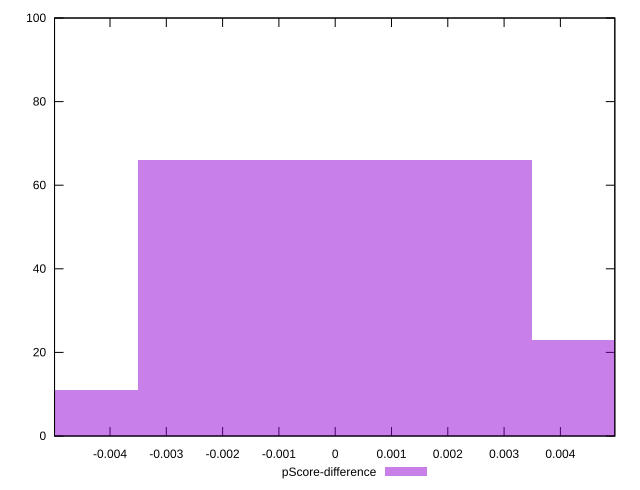

Generate this figure with gnuplot:
reset

$pScoreDifference <<EOF
0.007009152090963915 23
0 66
-0.007009152090963915 11
EOF

set key outside below
set boxwidth 0.007009152090963915
set xrange [-0.004985470121786517:0.004966989643914177]
set yrange [0:100]
set trange [0:100]
set style fill transparent solid 0.5 noborder
set terminal svg size 640, 490 enhanced background rgb 'white'
set output "report_00017_2021-02-10T15-08-03.406Z/bootup-time/samples/pages/pScore-difference/histogram.svg"

plot $pScoreDifference title "pScore-difference" with boxes

reset
